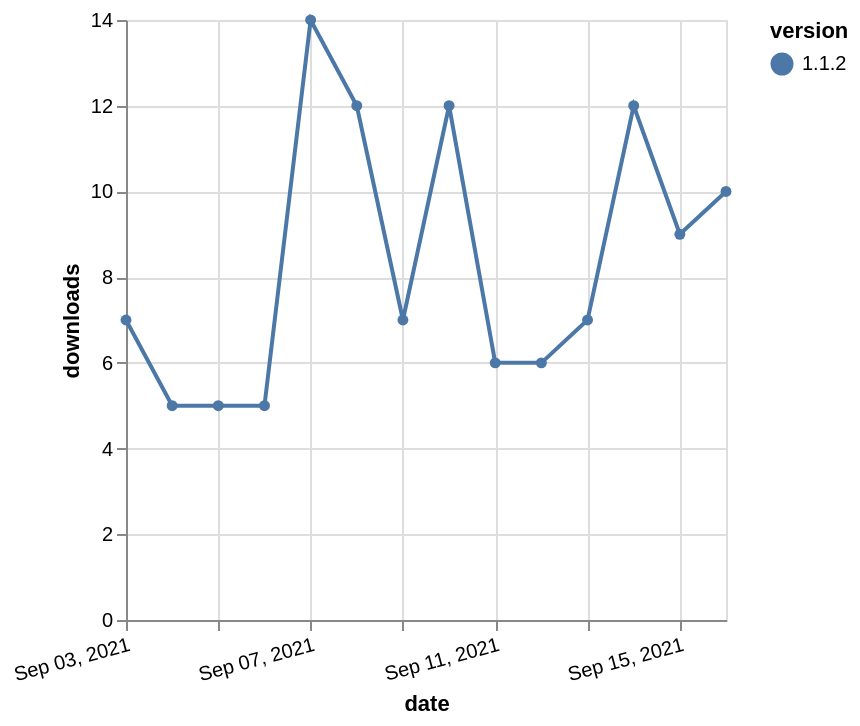

This figure's Vega-Lite source:
### Vega-Lite specification from a JSON file in a GitHub repository (floating-point values rounded to 4 significant figures)
{"$schema": "https://vega.github.io/schema/vega-lite/v5.json", "description": "A simple bar chart with embedded data.", "data": {"values": [{"date": "2021-09-03", "total": 23114, "delta": 7, "version": "1.1.2"}, {"date": "2021-09-04", "total": 23119, "delta": 5, "version": "1.1.2"}, {"date": "2021-09-05", "total": 23124, "delta": 5, "version": "1.1.2"}, {"date": "2021-09-06", "total": 23129, "delta": 5, "version": "1.1.2"}, {"date": "2021-09-07", "total": 23143, "delta": 14, "version": "1.1.2"}, {"date": "2021-09-08", "total": 23155, "delta": 12, "version": "1.1.2"}, {"date": "2021-09-09", "total": 23162, "delta": 7, "version": "1.1.2"}, {"date": "2021-09-10", "total": 23174, "delta": 12, "version": "1.1.2"}, {"date": "2021-09-11", "total": 23180, "delta": 6, "version": "1.1.2"}, {"date": "2021-09-12", "total": 23186, "delta": 6, "version": "1.1.2"}, {"date": "2021-09-13", "total": 23193, "delta": 7, "version": "1.1.2"}, {"date": "2021-09-14", "total": 23205, "delta": 12, "version": "1.1.2"}, {"date": "2021-09-15", "total": 23214, "delta": 9, "version": "1.1.2"}, {"date": "2021-09-16", "total": 23224, "delta": 10, "version": "1.1.2"}]}, "width": "container", "mark": {"type": "line", "point": {"filled": true}}, "encoding": {"x": {"field": "date", "type": "temporal", "timeUnit": "yearmonthdate", "title": "date", "axis": {"labelAngle": -15}}, "y": {"field": "delta", "type": "quantitative", "title": "downloads"}, "color": {"field": "version", "type": "nominal"}, "tooltip": {"field": "delta"}}}
